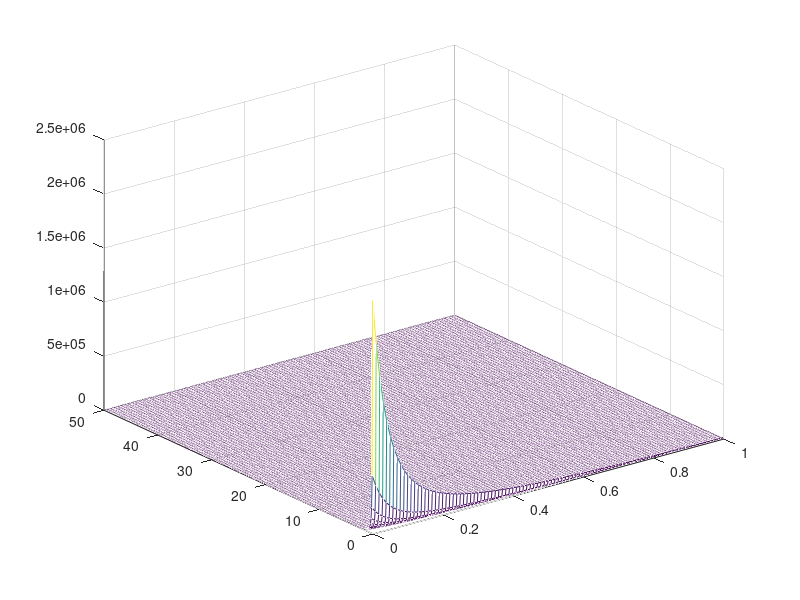

Source code (MATLAB):
% HW 4 Part 2 Section 3.
% Minimizes the objective function O(V,K) with respect to
% both parameters using MATLAB's fminsearch function.
function dummy()
    % First set up given data:
    global D;
    td = [1 3 5 14 18 24];
    data(1,:) = [0.489685 .386849 .316341 .110217 6.52e-02 2.75e-02];
    data(2,:) = [0.265321 .202436 .176838 .101266 .0796 .0552];
    data(3,:) = [.485949 .574634 .410763 .241312 .122885 .0944];
    data(4,:) = [.334405 .22657 .216041 .0898 .0599 .0447];
    
    D = 10;         % Dosage
    
    K = 0:.01:1;
    V = 0:.1:50;
    fn = 0;
    for (k=1:length(K))
        for (v=1:length(V))
            fn(v,k)=f(K(k),V(v),td,data(1,:));
        end
    end
    [K V] = meshgrid(K,V);
    disp(size(K));
    disp(size(V));
    disp(size(fn));
    mesh(K,V,fn);
end

% The function we want to find the root of: dO/dK
% t is the times, z is the actual measurements (must be same length).
% In this, a(1) = K, a(2) = V.
function y = f(K,V,t,z)
    global D;
    y = sum((z-(D/V)*sum(exp(-K.*t))).^2);
end
